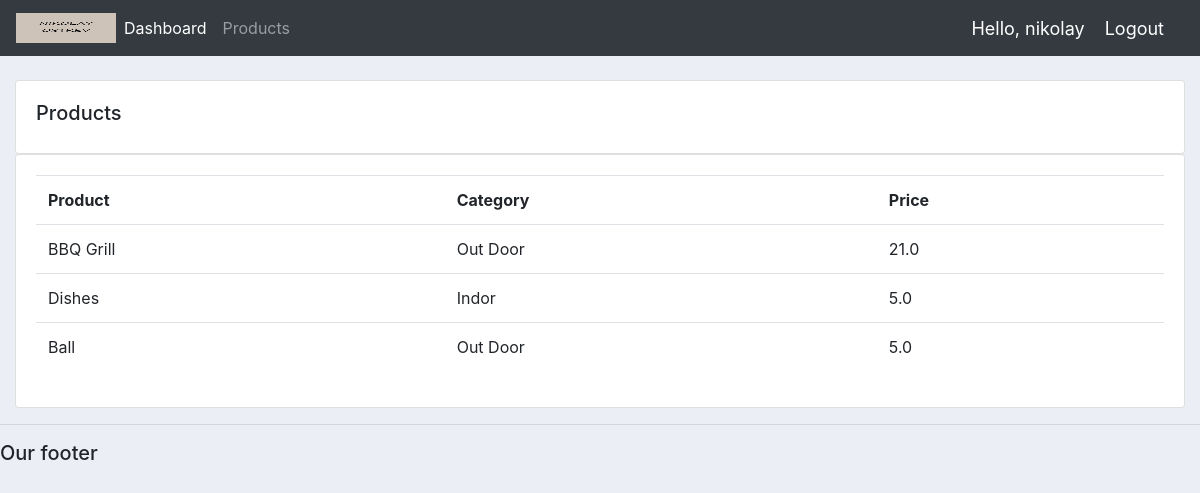
Screenshot of /products/ (signed in) with the database file from the repository.
### customer_app/accounts/models.py (models this page shows, shortened)
class Product(models.Model):
    CATEGORY = (
        ('Indor', 'Indor'),
        ('Out Door', 'Out Door'),
    )
    name = models.CharField(max_length=200, null=True)
    price = models.FloatField(null=True)
    category = models.CharField(max_length=200, null=True, choices=CATEGORY)
    description = models.CharField(max_length=200, null=True, blank=True)
    date_create = models.DateTimeField(auto_now_add=True, null=True)
    tags = models.ManyToManyField(Tag)

### customer_app/accounts/decorators.py (the view)
        def wrapper_func(request, *args, **kwargs):
            group = None
            if request.user.groups.exists():
                group = request.user.groups.all()[0].name
            if group in allowed_roles:
                return view_func(request, *args, **kwargs)
            else:
                return HttpResponse('You are not authorized to see this page')

### customer_app/accounts/views.py (called while the page is built)
@login_required(login_url='login')
@allowed_users(allowed_roles=['admin'])
def products(request):
    products = Product.objects.all()
    return render(request, 'accounts/products.html', {'products': products})

### templates/accounts/products.html
{% extends 'accounts/main.html' %}
{% block content %}
    <br>
    <div class="roq">
        <div class="col-md">
            <div class="card card-body">
                <h5>Products</h5>
            </div>
            <div class="card card-body">
                <table class="table">
                    <tr>
                        <th>Product</th>
                        <th>Category</th>
                        <th>Price</th>
                    </tr>
                    {% for i in products %}
                        <tr>
                            <td>{{ i.name }}</td>
                            <td>{{ i.category }}</td>
                            <td>{{ i.price }}</td>
                        </tr>
                    {% endfor %}
                </table>
            </div>
        </div>
    </div>
{% endblock %}

### templates/accounts/navbar.html (shortened to what this page needs)
{% load static %}
<nav class="navbar navbar-expand-lg navbar-dark bg-dark">
    <img id="logo" src="{% static 'images/logo.png' %}">
    <div class="collapse navbar-collapse" id="navbarNav">
        <ul class="navbar-nav">
            {% if request.user.is_staff %}
            <li class="nav-item active">
                <a class="nav-link" href="{% url 'home' %}">Dashboard</a>
            </li>
            <li class="nav-item">
                <a class="nav-link" href="{% url 'products' %}">Products</a>
            </li>
            {% else %}
                <li class="nav-item">
                    <a class="nav-link" href="{% url 'account' %}">Settings</a>
                </li>
            {% endif %}
        </ul>
    </div>
    <span class="hello-msg">Hello, {{ request.user }} </span>
    <span><a class="hello-msg" href="{% url 'logout' %}">Logout</a></span>
</nav>

### static/css/main.css (style rules this page uses)
#logo { width: 100px; height: 30px; overflow: hidden; }
body { background-color: #ebeff5; }

### templates/accounts/navbar.html (style rules this page uses)
.hello-msg { font-size: 18px; color: #fff; margin-right: 20px; }

### rows the page displays
Product: name "BBQ Grill", category "Out Door", price "21.0"
Product: name "Dishes", category "Indor", price "5.0"
Product: name "Ball", category "Out Door", price "5.0"

### other values shown
{{ request.user }} "nikolay"
